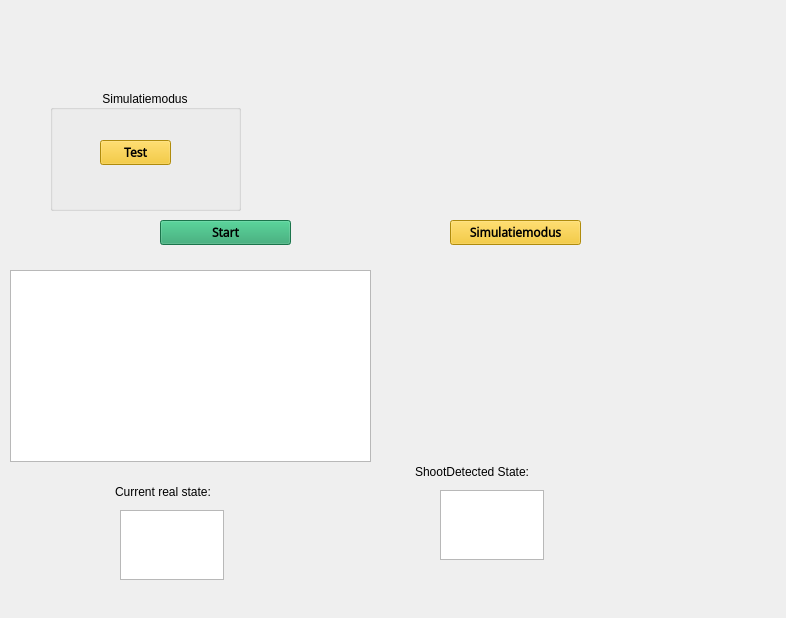
<?xml version="1.0" encoding="UTF-8"?>
<ui version="4.0">
 <class>Form</class>
 <widget class="QWidget" name="Form">
  <property name="geometry">
   <rect>
    <x>0</x>
    <y>0</y>
    <width>786</width>
    <height>618</height>
   </rect>
  </property>
  <property name="windowTitle">
   <string>Form</string>
  </property>
  <widget class="MplWidget" name="MplWidget" native="true">
   <property name="enabled">
    <bool>true</bool>
   </property>
   <property name="geometry">
    <rect>
     <x>380</x>
     <y>20</y>
     <width>401</width>
     <height>381</height>
    </rect>
   </property>
  </widget>
  <widget class="QGroupBox" name="groupBoxSimu">
   <property name="enabled">
    <bool>true</bool>
   </property>
   <property name="geometry">
    <rect>
     <x>50</x>
     <y>90</y>
     <width>191</width>
     <height>121</height>
    </rect>
   </property>
   <property name="title">
    <string>Simulatiemodus</string>
   </property>
   <property name="alignment">
    <set>Qt::AlignCenter</set>
   </property>
   <widget class="QPushButton" name="buttonTest">
    <property name="geometry">
     <rect>
      <x>50</x>
      <y>50</y>
      <width>71</width>
      <height>25</height>
     </rect>
    </property>
    <property name="font">
     <font>
      <family>Noto Sans Newa</family>
      <weight>75</weight>
      <bold>true</bold>
      <underline>false</underline>
      <strikeout>false</strikeout>
     </font>
    </property>
    <property name="autoFillBackground">
     <bool>false</bool>
    </property>
    <property name="styleSheet">
     <string notr="true">background-color: rgb(245, 194, 17);</string>
    </property>
    <property name="text">
     <string>Test</string>
    </property>
   </widget>
  </widget>
  <widget class="QPushButton" name="buttonChooseTest">
   <property name="geometry">
    <rect>
     <x>450</x>
     <y>220</y>
     <width>131</width>
     <height>25</height>
    </rect>
   </property>
   <property name="font">
    <font>
     <family>Noto Sans Newa</family>
     <weight>75</weight>
     <bold>true</bold>
     <underline>false</underline>
     <strikeout>false</strikeout>
    </font>
   </property>
   <property name="autoFillBackground">
    <bool>false</bool>
   </property>
   <property name="styleSheet">
    <string notr="true">background-color: rgb(245, 194, 17);</string>
   </property>
   <property name="text">
    <string>Simulatiemodus</string>
   </property>
  </widget>
  <widget class="QPushButton" name="buttonChooseStart">
   <property name="geometry">
    <rect>
     <x>160</x>
     <y>220</y>
     <width>131</width>
     <height>25</height>
    </rect>
   </property>
   <property name="font">
    <font>
     <family>Noto Sans Newa</family>
     <weight>75</weight>
     <bold>true</bold>
     <underline>false</underline>
     <strikeout>false</strikeout>
    </font>
   </property>
   <property name="autoFillBackground">
    <bool>false</bool>
   </property>
   <property name="styleSheet">
    <string notr="true">
background-color: rgb(38, 162, 105);</string>
   </property>
   <property name="text">
    <string>Start</string>
   </property>
  </widget>
  <widget class="QListView" name="logList">
   <property name="geometry">
    <rect>
     <x>10</x>
     <y>270</y>
     <width>361</width>
     <height>192</height>
    </rect>
   </property>
  </widget>
  <widget class="QPlainTextEdit" name="simStateText">
   <property name="geometry">
    <rect>
     <x>120</x>
     <y>510</y>
     <width>104</width>
     <height>70</height>
    </rect>
   </property>
  </widget>
  <widget class="QPlainTextEdit" name="shootDetectionText">
   <property name="geometry">
    <rect>
     <x>440</x>
     <y>490</y>
     <width>104</width>
     <height>70</height>
    </rect>
   </property>
  </widget>
  <widget class="QPlainTextEdit" name="plainTextEdit">
   <property name="geometry">
    <rect>
     <x>110</x>
     <y>480</y>
     <width>151</width>
     <height>31</height>
    </rect>
   </property>
   <property name="styleSheet">
    <string notr="true">background-color: rgba(191, 64, 64, 0);</string>
   </property>
   <property name="plainText">
    <string>Current real state:</string>
   </property>
  </widget>
  <widget class="QPlainTextEdit" name="plainTextEdit_2">
   <property name="geometry">
    <rect>
     <x>410</x>
     <y>460</y>
     <width>171</width>
     <height>31</height>
    </rect>
   </property>
   <property name="styleSheet">
    <string notr="true">background-color: rgba(191, 64, 64, 0);</string>
   </property>
   <property name="plainText">
    <string>ShootDetected State:</string>
   </property>
  </widget>
 </widget>
 <customwidgets>
  <customwidget>
   <class>MplWidget</class>
   <extends>QWidget</extends>
   <header>mplwidget.h</header>
   <container>1</container>
  </customwidget>
 </customwidgets>
 <resources/>
 <connections/>
</ui>
